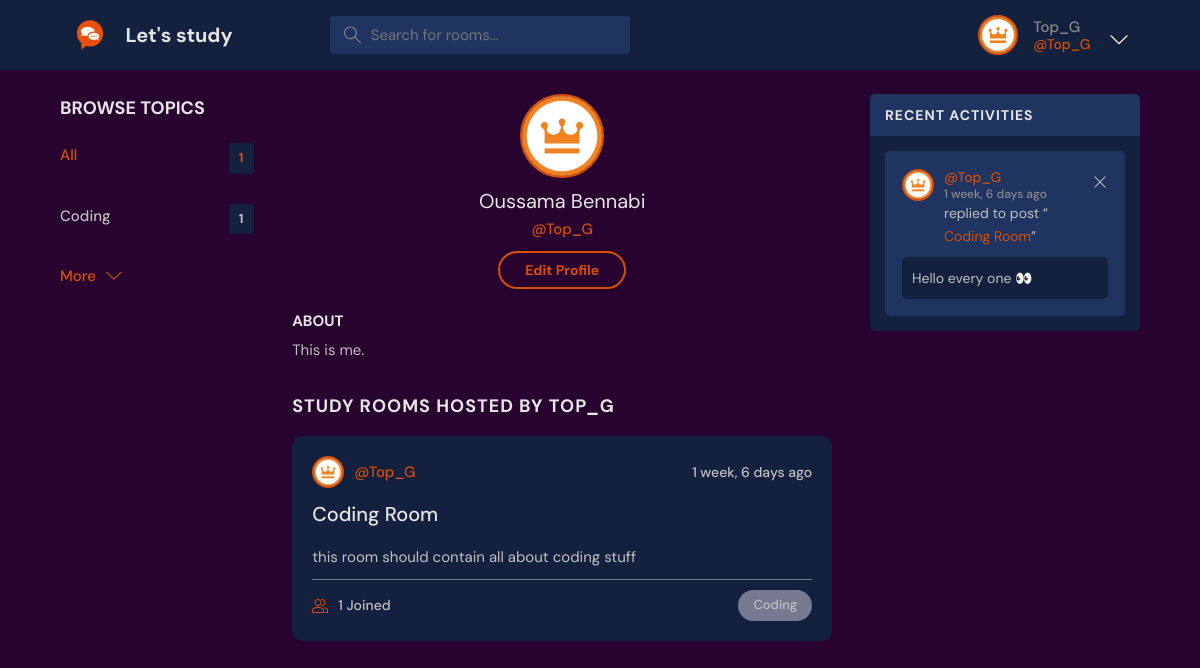
Page /user-profile/1 (signed in) on the committed database.
### base/models.py (models this page shows, shortened)
class User(AbstractUser):
    username = models.CharField(max_length=200, null=True)
    fullname = models.CharField(max_length=200, null=True)
    email = models.EmailField(unique=True, null=True)
    bio = models.TextField(null=True,blank=True)
    avatar = models.ImageField(null=True, default="avatar.svg")
    USERNAME_FIELD = 'email'
    REQUIRED_FIELDS = []
    pass

class Topic(models.Model):
  name = models.CharField(max_length=100)

class Room(models.Model):
    id = models.UUIDField(primary_key=True, unique=True, default=uuid.uuid4, editable=False)
    host = models.ForeignKey(User,on_delete=models.SET_NULL,null=True)
    topic = models.ForeignKey(Topic,on_delete=models.SET_NULL,null=True)
    name = models.CharField(max_length=200)
    description = models.TextField(null=True, blank=True)
    created_at = models.DateTimeField(auto_now_add=True)
    updated_at = models.DateTimeField(auto_now=True)
    participants = models.ManyToManyField(
        User, related_name='participants', blank=True)
    class Meta:
      ordering = ['-updated_at','-created_at']

class Message(models.Model):
  user = models.ForeignKey(User, on_delete=models.CASCADE)
  room = models.ForeignKey(Room, on_delete=models.CASCADE)
  body = models.TextField()
  created_at = models.DateTimeField(auto_now_add=True)
  updated_at = models.DateTimeField(auto_now=True)

### base/views.py (the view)
# urls.py: path("user-profile/<str:userId>", views.userProfile, name='user-profile'),
@login_required(login_url='login')
def userProfile(request, userId):
    user = User.objects.get(id=userId)
    rooms = user.room_set.all()
    topics = Topic.objects.all()[0:6]
    activity_messages = Message.objects.filter(Q(user=user))[0:4]
    context = {'user': user, 'rooms': rooms,
               'topics': topics, 'activity_messages': activity_messages}
    return render(request, 'base/user_profile.html', context)

### base/templates/base/user_profile.html
{% extends 'main.html' %}
{% block content %}
    <main class="profile-page layout layout--3">
    <div class="container">
      {% include 'base/topics.html' %}
       <div class="roomList">
        <div class="profile">
          <div class="profile__avatar">
            <div class="avatar avatar--large active">
              <img src="{{request.user.avatar.url}}" />
            </div>
          </div>
          <div class="profile__info">
            <h3> {{user.fullname}} </h3>
            <p>@{{user.username}}</p>
            {% if request.user == user %}
            <a href=" {% url 'settings' %} " class="btn btn--main btn--pill">Edit Profile</a>
            {% endif %}
          </div>
          <div class="profile__about">
            <h3>About</h3>
            <p>
              {{user.bio}}
            </p>
          </div>
        </div>
         <div class="roomList__header">
          <div>
            <h2>Study Rooms Hosted by {{user.username}}</a>
            </h2>
          </div>
        </div>
      {% include 'base/rooms.html' %}
      </div>
      <div class="activities">
            <div class="activities__header">
              <h2>Recent Activities</h2>
            </div>
        {% include 'base/activity_feeds.html' %}
      </div>
    </div>
  </main>
{% endblock content %}

### templates/navbar.html (shortened to what this page needs)
{% load static %}
<header class="header header--loggedIn">
    <div class="container">
        <a href="/" class="header__logo">
            <img src="{% static 'images/logo.png' %}" />
            <h1>Let's study</h1>
        </a>
        <form method="GET" action="/" class="header__search">
            <label>
                <input name="q" type="text" placeholder="Search for rooms..." />
            </label>
        </form>
        <nav class="header__menu">
            {% if request.user.is_authenticated == False %}
            <a href="{% url 'login' %}">
                <img src="{% if request.user.avatar.url %} {{request.user.avatar.url}} {% else %} {% static 'images/avatar.svg' %} {% endif %} " />
                <p > Login</p>
            </a>
            {% else %}
            <div class="header__user">
                <a href="{% url 'user-profile' request.user.id %}">
                    <div class="avatar avatar--medium active">
                        <img
                            src="{{request.user.avatar.url}}"
                        />
                    </div>
                    <p>{{request.user.username}} <span>@{{request.user.username}}</span></p>
                </a>
                <button class="dropdown-button">
                    <svg
                        version="1.1"
                        xmlns="http://www.w3.org/2000/svg"
                        width="32"
                        height="32"
                        viewBox="0 0 32 32"
                    >
                        <title>chevron-down</title>
                        <path
                            d="M16 21l-13-13h-3l16 16 16-16h-3l-13 13z"
                        ></path>
                    </svg>
                </button>
            </div>
            {% endif %}
        </nav>
    </div>
</header>

### base/templates/base/topics.html
<div class="topics">
    <div class="topics__header">
        <h2>Browse Topics</h2>
    </div>
    <ul class="topics__list">
        <li>
            <a href="/" class="active">All <span>{{topics.count}}</span></a>
        </li>
        {% for topic in topics %}
        <li>
            <a href="/?q={{topic.name}}"
                >{{topic.name}} <span>{{topic.room_set.all.count }}</span></a
            >
        </li>
        {% endfor %}
    </ul>
    <a class="btn btn--link" href="{% url 'topics' %}">
        More
        <svg
            version="1.1"
            xmlns="http://www.w3.org/2000/svg"
            width="32"
            height="32"
            viewBox="0 0 32 32"
        >
            <title>chevron-down</title>
            <path d="M16 21l-13-13h-3l16 16 16-16h-3l-13 13z"></path>
        </svg>
    </a>
</div>

### base/templates/base/rooms.html (shortened to what this page needs)
{% for room in rooms %}
<div class="roomListRoom">
    <div class="roomListRoom__header">
        <a
            href="{% url 'user-profile' room.host.id %}"
            class="roomListRoom__author"
        >
            <div class="avatar avatar--small">
                <img src="{{room.host.avatar.url}}" />
            </div>
            <span>@{{room.host.username}}</span>
        </a>
        <div class="roomListRoom__actions">
            <span>{{room.created_at|timesince}} ago</span>
        </div>
    </div>
    <div class="roomListRoom__content">
        <a href="{% url 'room' room.id %}">{{room.name}}</a>
        <p>{{room.description}}</p>
    </div>
    <div class="roomListRoom__meta">
        <a href="{% url 'room' room.id %}" class="roomListRoom__joined">
            {{room.participants.count}} Joined
        </a>
        <p class="roomListRoom__topic">{{room.topic.name}}</p>
    </div>
</div>
{% endfor %}

### base/templates/base/activity_feeds.html
{% block content %} {% for message in activity_messages %}
<div class="activities__box">
    <div class="activities__boxHeader roomListRoom__header">
        <a
            href="{% url 'user-profile' message.user.id %}"
            class="roomListRoom__author"
        >
            <div class="avatar avatar--small">
                <img src="{{message.user.avatar.url}}" />
            </div>
            <p>
                @{{message.user.username}}
                <span>{{message.created_at|timesince}} ago</span>
            </p>
        </a>
        {% if request.user == message.user %}
            <div class="roomListRoom__actions">
                <a href="{% url 'delete-message' message.id %} ">
                    <svg
                        version="1.1"
                        xmlns="http://www.w3.org/2000/svg"
                        width="32"
                        height="32"
                        viewBox="0 0 32 32"
                    >
                        <title>remove</title>
                        <path
                            d="M27.314 6.019l-1.333-1.333-9.98 9.981-9.981-9.981-1.333 1.333 9.981 9.981-9.981 9.98 1.333 1.333 9.981-9.98 9.98 9.98 1.333-1.333-9.98-9.98 9.98-9.981z"
                        ></path>
                    </svg>
                </a>
            </div>
        {% endif %}
    </div>
    <div class="activities__boxContent">
        <p>
            replied to post “<a href="{% url 'room' message.room.id %}"
                >{{message.room.name}}</a
            >”
        </p>
        <div class="activities__boxRoomContent">{{message.body}}</div>
    </div>
</div>
{% endfor %} {% endblock content %}

### rows in the picture
User: user.avatar (picture), user.username "Top_G", fullname "Oussama Bennabi", username "Top_G", bio "This is me.", username "TOP_G"
Topic: name "Coding", room_set.all.count "1"
Room: host.avatar (picture), host.username "Top_G", created_at "1 week, 6 days", name "Coding Room", description "this room should contain all about coding stuff", participants.count "1", topic.name "Coding"
Message: user.avatar (picture), user.username "Top_G", created_at "1 week, 6 days", room.name "Coding Room", body "Hello every one 👀"

### other values in the picture
{{ topics.count }} "1"
